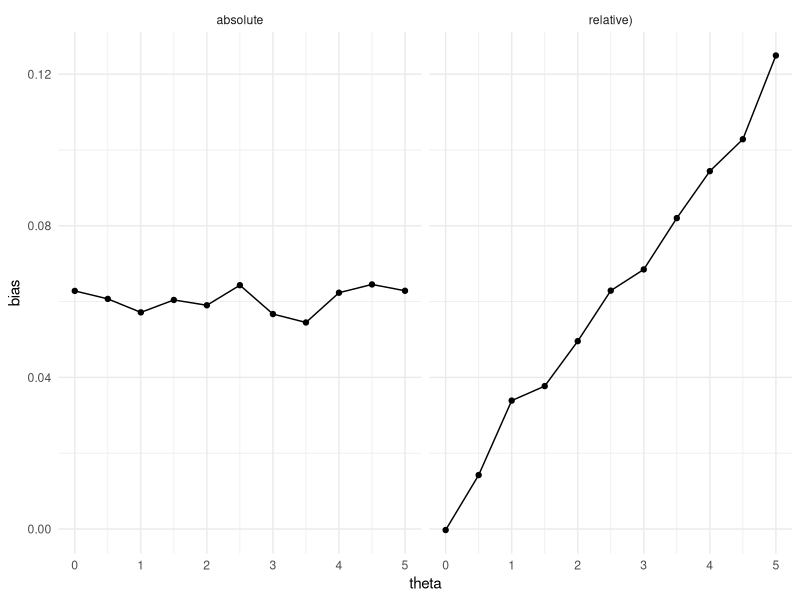
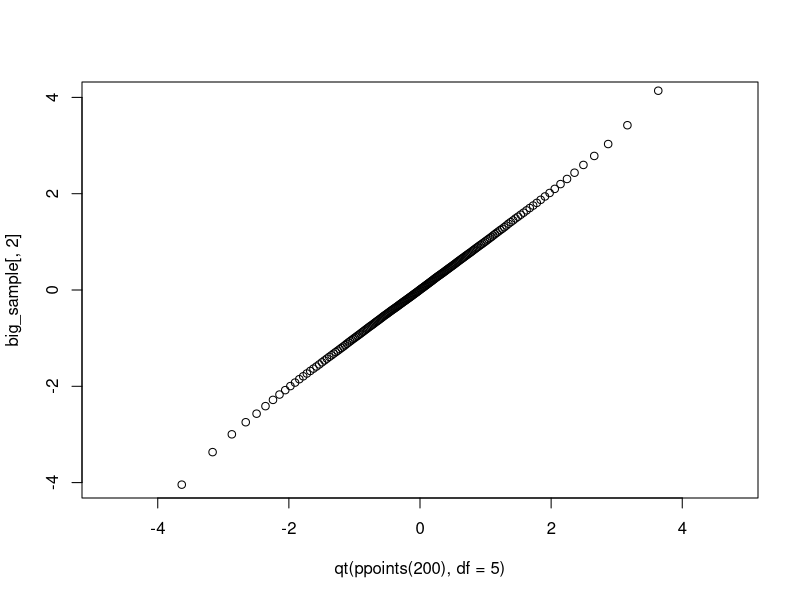

Write the R code that produced these figures, in order.
## ---- chunk 1
library(ggplot2)
theta <- seq(0, 5, 0.5)
bias1 <- rnorm(length(theta), mean = 0.06, sd = 0.004)
bias2 <- rnorm(length(theta), mean = theta * 0.12 / 5, sd = 0.004)
type <- rep(c("absolute","relative)"), each = length(theta))
dat <- data.frame(type, theta, bias = c(bias1, bias2))

ggplot(dat, aes(theta, bias)) + 
  geom_point() + geom_line() + 
  facet_wrap(~ type) + 
  theme_minimal()

## ---- chunk 2
library(mvtnorm)

r_mvt_items <- function(n, p, icc, df) {
  V_mat <- icc + diag(1 - icc, nrow = p)
  X <- rmvt(n = n, sigma = V_mat, df = df)
  colnames(X) <- LETTERS[1:p]
  X
}

small_sample <- r_mvt_items(n = 8, p = 3, icc = 0.7, df = 5)
small_sample
## ---- chunk 3
big_sample <- r_mvt_items(n = 100000, p = 4, icc = 0.7, df = 5)

round(cor(big_sample), 3) # looks good

qqplot(qt(ppoints(200), df = 5), big_sample[,2], ylim = c(-4,4))
## ---- chunk 4
estimate_alpha <- function(dat) {
  V <- cov(dat)
  p <- ncol(dat)
  n <- nrow(dat)
  
  # Calculate A with our formula
  A <- p / (p - 1) * (1 - sum(diag(V)) / sum(V))
  
  # Calculate our estimate of the variance (SE^2) of A
  Var_A <- 2 * p * (1 - A)^2 / ((p - 1) * n)
  
  # Pack up our results
  data.frame(A = A, Var = Var_A)
}

estimate_alpha(small_sample)
## ---- chunk 5
library(psych)
summary(alpha(x = small_sample))$raw_alpha
## ---- chunk 6
library(dplyr)

simulate_alpha <- function(reps, n, p, alpha, df) {
  icc <- alpha / (p - alpha * (p - 1))
  replicate(reps, {
    dat <- r_mvt_items(n = n, p = p, icc = icc, df = df)
    estimate_alpha(dat)
  }, simplify = FALSE) %>%
  bind_rows()
}

## ---- chunk 7
reps <- 1000
alpha_true <- 0.8
alpha_reps <- simulate_alpha(reps = reps, n = 40, p = 6, alpha = alpha_true, df = 5)
head(alpha_reps)
## ---- chunk 8
reps <- 1000
alpha_true <- 0.8
alpha_reps <- simulate_alpha(reps = reps, n = 40, p = 6, alpha = alpha_true, df = 5)
